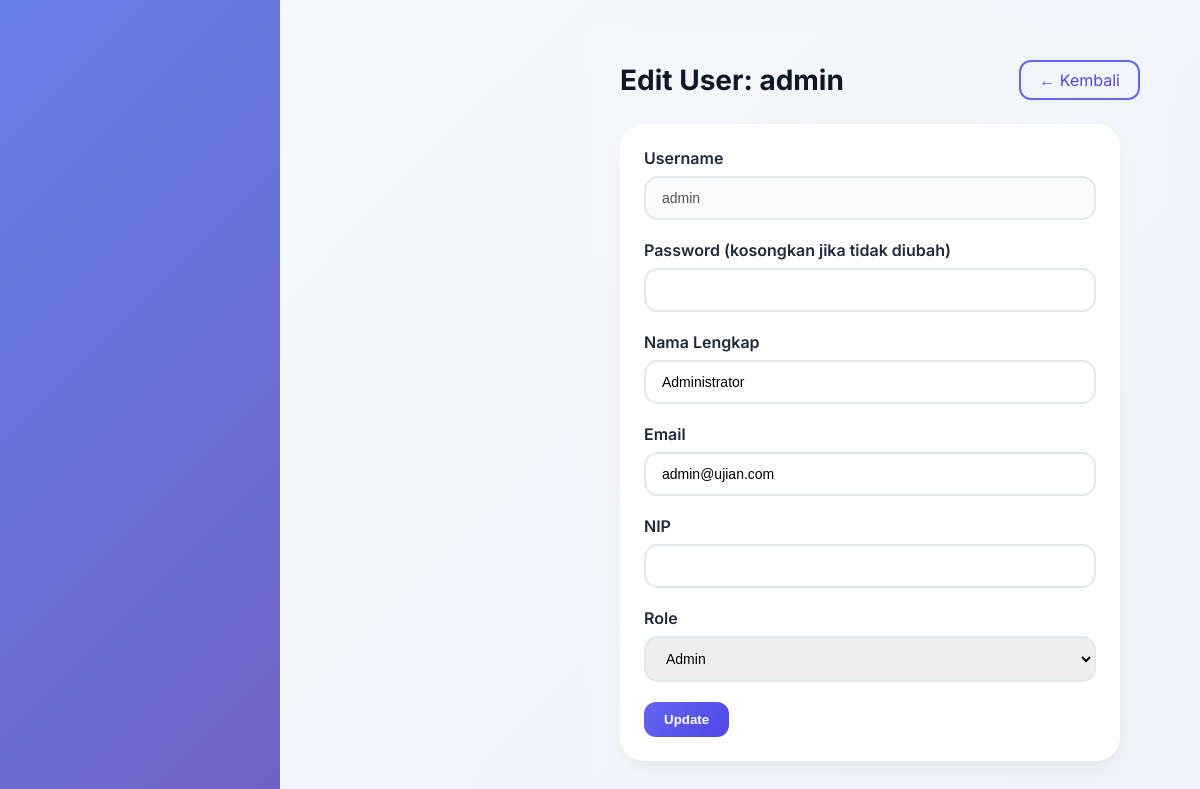
/admin/users/edit.php?id=1 (signed in), run on the app's committed database.
### tables this page shows
CREATE TABLE `users` (
  `id` int(11) NOT NULL AUTO_INCREMENT,
  `username` varchar(50) NOT NULL,
  `password` varchar(255) NOT NULL,
  `role` enum('admin','dosen','mahasiswa') NOT NULL,
  `nama_lengkap` varchar(100) NOT NULL,
  `email` varchar(100) DEFAULT NULL,
  `nim_nip` varchar(30) DEFAULT NULL,
  `created_at` timestamp NOT NULL DEFAULT current_timestamp(),
  PRIMARY KEY (`id`),
  UNIQUE KEY `username` (`username`)
);

### admin/users/edit.php (the view, shortened to what this page needs)
<?php
require_once BASE_PATH . '/config/database.php';
$id = $_GET['id'];
$user = mysqli_fetch_assoc(mysqli_query($conn, "SELECT * FROM users WHERE id = $id"));
require_once BASE_PATH . '/includes/header.php';
?>
<div class="page-header">
    <h1 class="page-title">Edit User: <?= $user['username'] ?></h1>
    <a href="<?= BASE_URL ?>/admin/users/index.php" class="btn-outline">← Kembali</a>
</div>
<div class="card-modern" style="max-width:500px">
    <form method="POST">
        <div class="form-group"><label>Username</label><input type="text" value="<?= $user['username'] ?>" class="form-control" disabled></div>
        <div class="form-group"><label>Password (kosongkan jika tidak diubah)</label><input type="password" name="password" class="form-control"></div>
        <div class="form-group"><label>Nama Lengkap</label><input type="text" name="nama_lengkap" class="form-control" value="<?= $user['nama_lengkap'] ?>" required></div>
        <div class="form-group"><label>Email</label><input type="email" name="email" class="form-control" value="<?= $user['email'] ?>"></div>
        <div class="form-group"><label>NIP</label><input type="text" name="nip" class="form-control" value="<?= $user['nim_nip'] ?>"></div>
        <div class="form-group">
            <label>Role</label>
            <select name="role" class="form-control">
                <option value="admin" <?= $user['role']=='admin'?'selected':'' ?>>Admin</option>
            </select>
        </div>
        <button type="submit" name="update" class="btn-primary">Update</button>
    </form>
</div>
<?php require_once BASE_PATH . '/includes/footer.php'; ?>

### includes/header.php (style rules this page uses)
* { margin: 0; padding: 0; box-sizing: border-box; }
body { font-family: 'Inter', sans-serif; background: linear-gradient(135deg, #667eea 0%, #764ba2 100%); min-height: 100vh; }
.card-modern { background: white; border-radius: 24px; padding: 24px; box-shadow: 0 10px 25px -5px rgba(0,0,0,0.05), 0 8px 10px -6px rgba(0,0,0,0.02); transition: transform 0.2s ease, box-shadow 0.2s ease; }
.btn-primary { background: linear-gradient(135deg, #6366f1, #4f46e5); border: none; padding: 10px 20px; border-radius: 12px; color: white; font-weight: 600; cursor: pointer; transition: all 0.3s ease; text-decoration: none; display: inline-block; }
.btn-outline { background: transparent; border: 2px solid #6366f1; color: #4f46e5; padding: 8px 18px; border-radius: 12px; text-decoration: none; display: inline-block; }
.form-group { margin-bottom: 20px; }
.form-group label { display: block; font-weight: 600; margin-bottom: 8px; color: #1e293b; }
.form-control { width: 100%; padding: 12px 16px; border: 2px solid #e2e8f0; border-radius: 14px; font-size: 14px; transition: all 0.3s ease; }
.page-header { display: flex; justify-content: space-between; align-items: center; margin-bottom: 24px; flex-wrap: wrap; }
.page-title { font-size: 28px; font-weight: 700; color: #0f172a; }

### includes/navbar.php (style rules this page uses)
* { margin: 0; padding: 0; box-sizing: border-box; }
body { font-family: 'Inter', sans-serif; background: linear-gradient(135deg, #667eea 0%, #764ba2 100%); min-height: 100vh; }
.card-modern { background: white; border-radius: 24px; padding: 24px; box-shadow: 0 10px 25px -5px rgba(0,0,0,0.05), 0 8px 10px -6px rgba(0,0,0,0.02); transition: transform 0.2s ease, box-shadow 0.2s ease; }
.btn-primary { background: linear-gradient(135deg, #6366f1, #4f46e5); border: none; padding: 10px 20px; border-radius: 12px; color: white; font-weight: 600; cursor: pointer; transition: all 0.3s ease; text-decoration: none; display: inline-block; }
.btn-outline { background: transparent; border: 2px solid #6366f1; color: #4f46e5; padding: 8px 18px; border-radius: 12px; text-decoration: none; display: inline-block; }
.form-group { margin-bottom: 20px; }
.form-group label { display: block; font-weight: 600; margin-bottom: 8px; color: #1e293b; }
.form-control { width: 100%; padding: 12px 16px; border: 2px solid #e2e8f0; border-radius: 14px; font-size: 14px; transition: all 0.3s ease; }
.page-header { display: flex; justify-content: space-between; align-items: center; margin-bottom: 24px; flex-wrap: wrap; }
.page-title { font-size: 28px; font-weight: 700; color: #0f172a; }

### data on the page
users: username "admin", nama_lengkap "Administrator", email "admin@ujian.com", role "Admin"
